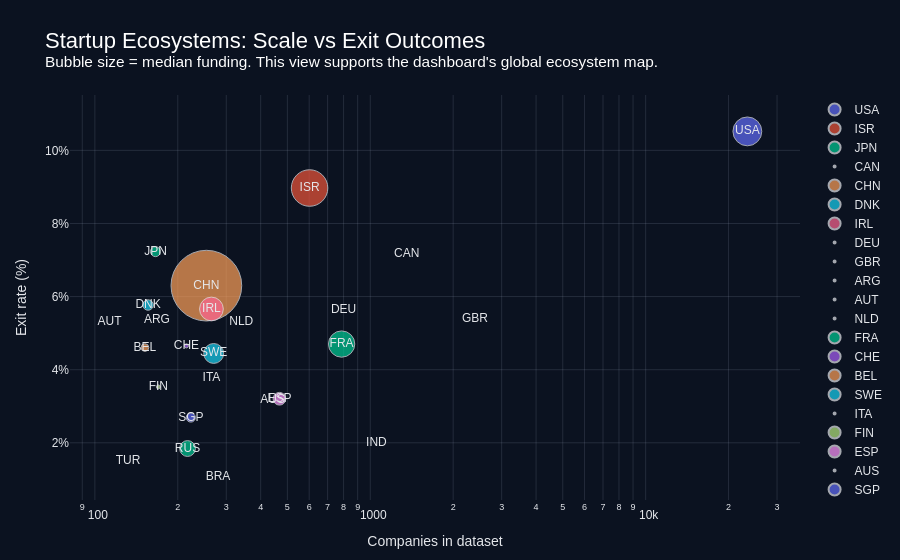

Here is the notebook cell this chart was saved with:
### Code cell
# Insight 4: Geographic ecosystem.
country_summary = ml_df.groupby("country_code").agg(
    companies=("id", "size"),
    exit_rate=("success_exit", "mean"),
    median_funding_usd=("funding_total_usd", "median"),
    median_founders=("founder_count", "median")
).query("companies >= 100").sort_values("exit_rate", ascending=False).reset_index()

country_summary["exit_rate_pct"] = country_summary["exit_rate"] * 100
country_summary["median_funding_m"] = country_summary["median_funding_usd"] / 1_000_000

fig = px.scatter(
    country_summary,
    x="companies",
    y="exit_rate_pct",
    size="median_funding_m",
    color="country_code",
    text="country_code",
    size_max=50,
    hover_data={
        "companies": ":,",
        "exit_rate_pct": ":.1f",
        "median_funding_m": ":.2f",
        "median_founders": ":.1f",
        "country_code": False,
    },
    labels={
        "companies": "Companies in dataset",
        "exit_rate_pct": "Exit rate (%)",
        "median_funding_m": "Median funding ($M)",
    },
)
fig.update_traces(textposition="middle center", marker=dict(line=dict(width=1, color="#E5E7EB")))
fig = polish_fig(
    fig,
    "Startup Ecosystems: Scale vs Exit Outcomes",
    "Bubble size = median funding. This view supports the dashboard's global ecosystem map.",
    height=560,
)
fig.update_xaxes(type="log")
fig.update_yaxes(ticksuffix="%")
fig.show()

country_summary.head(15)

### Figure 1 — Plotly figure (JSON) as saved in the notebook; plotly's stock layout.template omitted (floating-point values rounded to 4 significant figures)
{"data": [{"customdata": [[0.5, 1, "USA"]], "hovertemplate": "Companies in dataset=%{x:,}<br>Exit rate (%)=%{y:.1f}<br>Median funding ($M)=%{customdata[0]:.2f}<br>median_founders=%{customdata[1]:.1f}<extra></extra>", "legendgroup": "USA", "marker": {"color": "#636efa", "line": {"color": "#E5E7EB", "width": 1}, "size": [0.5], "sizemode": "area", "sizeref": 0.0012, "symbol": "circle"}, "mode": "markers+text", "name": "USA", "orientation": "v", "showlegend": true, "text": ["USA"], "textposition": "middle center", "type": "scatter", "x": [23405], "xaxis": "x", "y": [10.52], "yaxis": "y"}, {"customdata": [[0.8, 1, "ISR"]], "hovertemplate": "Companies in dataset=%{x:,}<br>Exit rate (%)=%{y:.1f}<br>Median funding ($M)=%{customdata[0]:.2f}<br>median_founders=%{customdata[1]:.1f}<extra></extra>", "legendgroup": "ISR", "marker": {"color": "#EF553B", "line": {"color": "#E5E7EB", "width": 1}, "size": [0.8], "sizemode": "area", "sizeref": 0.0012, "symbol": "circle"}, "mode": "markers+text", "name": "ISR", "orientation": "v", "showlegend": true, "text": ["ISR"], "textposition": "middle center", "type": "scatter", "x": [602], "xaxis": "x", "y": [8.97], "yaxis": "y"}, {"customdata": [[0.05987, 0, "JPN"]], "hovertemplate": "Companies in dataset=%{x:,}<br>Exit rate (%)=%{y:.1f}<br>Median funding ($M)=%{customdata[0]:.2f}<br>median_founders=%{customdata[1]:.1f}<extra></extra>", "legendgroup": "JPN", "marker": {"color": "#00cc96", "line": {"color": "#E5E7EB", "width": 1}, "size": [0.05987], "sizemode": "area", "sizeref": 0.0012, "symbol": "circle"}, "mode": "markers+text", "name": "JPN", "orientation": "v", "showlegend": true, "text": ["JPN"], "textposition": "middle center", "type": "scatter", "x": [166], "xaxis": "x", "y": [7.229], "yaxis": "y"}, {"customdata": [[0, 1, "CAN"]], "hovertemplate": "Companies in dataset=%{x:,}<br>Exit rate (%)=%{y:.1f}<br>Median funding ($M)=%{customdata[0]:.2f}<br>median_founders=%{customdata[1]:.1f}<extra></extra>", "legendgroup": "CAN", "marker": {"color": "#ab63fa", "line": {"color": "#E5E7EB", "width": 1}, "size": [0.0], "sizemode": "area", "sizeref": 0.0012, "symbol": "circle"}, "mode": "markers+text", "name": "CAN", "orientation": "v", "showlegend": true, "text": ["CAN"], "textposition": "middle center", "type": "scatter", "x": [1356], "xaxis": "x", "y": [7.153], "yaxis": "y"}, {"customdata": [[3, 0, "CHN"]], "hovertemplate": "Companies in dataset=%{x:,}<br>Exit rate (%)=%{y:.1f}<br>Median funding ($M)=%{customdata[0]:.2f}<br>median_founders=%{customdata[1]:.1f}<extra></extra>", "legendgroup": "CHN", "marker": {"color": "#FFA15A", "line": {"color": "#E5E7EB", "width": 1}, "size": [3.0], "sizemode": "area", "sizeref": 0.0012, "symbol": "circle"}, "mode": "markers+text", "name": "CHN", "orientation": "v", "showlegend": true, "text": ["CHN"], "textposition": "middle center", "type": "scatter", "x": [254], "xaxis": "x", "y": [6.299], "yaxis": "y"}, {"customdata": [[0.06575, 1, "DNK"]], "hovertemplate": "Companies in dataset=%{x:,}<br>Exit rate (%)=%{y:.1f}<br>Median funding ($M)=%{customdata[0]:.2f}<br>median_founders=%{customdata[1]:.1f}<extra></extra>", "legendgroup": "DNK", "marker": {"color": "#19d3f3", "line": {"color": "#E5E7EB", "width": 1}, "size": [0.06575], "sizemode": "area", "sizeref": 0.0012, "symbol": "circle"}, "mode": "markers+text", "name": "DNK", "orientation": "v", "showlegend": true, "text": ["DNK"], "textposition": "middle center", "type": "scatter", "x": [156], "xaxis": "x", "y": [5.769], "yaxis": "y"}, {"customdata": [[0.339, 1, "IRL"]], "hovertemplate": "Companies in dataset=%{x:,}<br>Exit rate (%)=%{y:.1f}<br>Median funding ($M)=%{customdata[0]:.2f}<br>median_founders=%{customdata[1]:.1f}<extra></extra>", "legendgroup": "IRL", "marker": {"color": "#FF6692", "line": {"color": "#E5E7EB", "width": 1}, "size": [0.339], "sizemode": "area", "sizeref": 0.0012, "symbol": "circle"}, "mode": "markers+text", "name": "IRL", "orientation": "v", "showlegend": true, "text": ["IRL"], "textposition": "middle center", "type": "scatter", "x": [265], "xaxis": "x", "y": [5.66], "yaxis": "y"}, {"customdata": [[0, 1, "DEU"]], "hovertemplate": "Companies in dataset=%{x:,}<br>Exit rate (%)=%{y:.1f}<br>Median funding ($M)=%{customdata[0]:.2f}<br>median_founders=%{customdata[1]:.1f}<extra></extra>", "legendgroup": "DEU", "marker": {"color": "#B6E880", "line": {"color": "#E5E7EB", "width": 1}, "size": [0.0], "sizemode": "area", "sizeref": 0.0012, "symbol": "circle"}, "mode": "markers+text", "name": "DEU", "orientation": "v", "showlegend": true, "text": ["DEU"], "textposition": "middle center", "type": "scatter", "x": [800], "xaxis": "x", "y": [5.625], "yaxis": "y"}, {"customdata": [[0, 1, "GBR"]], "hovertemplate": "Companies in dataset=%{x:,}<br>Exit rate (%)=%{y:.1f}<br>Median funding ($M)=%{customdata[0]:.2f}<br>median_founders=%{customdata[1]:.1f}<extra></extra>", "legendgroup": "GBR", "marker": {"color": "#FF97FF", "line": {"color": "#E5E7EB", "width": 1}, "size": [0.0], "sizemode": "area", "sizeref": 0.0012, "symbol": "circle"}, "mode": "markers+text", "name": "GBR", "orientation": "v", "showlegend": true, "text": ["GBR"], "textposition": "middle center", "type": "scatter", "x": [2399], "xaxis": "x", "y": [5.377], "yaxis": "y"}, {"customdata": [[0, 2, "ARG"]], "hovertemplate": "Companies in dataset=%{x:,}<br>Exit rate (%)=%{y:.1f}<br>Median funding ($M)=%{customdata[0]:.2f}<br>median_founders=%{customdata[1]:.1f}<extra></extra>", "legendgroup": "ARG", "marker": {"color": "#FECB52", "line": {"color": "#E5E7EB", "width": 1}, "size": [0.0], "sizemode": "area", "sizeref": 0.0012, "symbol": "circle"}, "mode": "markers+text", "name": "ARG", "orientation": "v", "showlegend": true, "text": ["ARG"], "textposition": "middle center", "type": "scatter", "x": [168], "xaxis": "x", "y": [5.357], "yaxis": "y"}, {"customdata": [[0, 1, "AUT"]], "hovertemplate": "Companies in dataset=%{x:,}<br>Exit rate (%)=%{y:.1f}<br>Median funding ($M)=%{customdata[0]:.2f}<br>median_founders=%{customdata[1]:.1f}<extra></extra>", "legendgroup": "AUT", "marker": {"color": "#636efa", "line": {"color": "#E5E7EB", "width": 1}, "size": [0.0], "sizemode": "area", "sizeref": 0.0012, "symbol": "circle"}, "mode": "markers+text", "name": "AUT", "orientation": "v", "showlegend": true, "text": ["AUT"], "textposition": "middle center", "type": "scatter", "x": [113], "xaxis": "x", "y": [5.31], "yaxis": "y"}, {"customdata": [[0, 1, "NLD"]], "hovertemplate": "Companies in dataset=%{x:,}<br>Exit rate (%)=%{y:.1f}<br>Median funding ($M)=%{customdata[0]:.2f}<br>median_founders=%{customdata[1]:.1f}<extra></extra>", "legendgroup": "NLD", "marker": {"color": "#EF553B", "line": {"color": "#E5E7EB", "width": 1}, "size": [0.0], "sizemode": "area", "sizeref": 0.0012, "symbol": "circle"}, "mode": "markers+text", "name": "NLD", "orientation": "v", "showlegend": true, "text": ["NLD"], "textposition": "middle center", "type": "scatter", "x": [340], "xaxis": "x", "y": [5.294], "yaxis": "y"}, {"customdata": [[0.4148, 1, "FRA"]], "hovertemplate": "Companies in dataset=%{x:,}<br>Exit rate (%)=%{y:.1f}<br>Median funding ($M)=%{customdata[0]:.2f}<br>median_founders=%{customdata[1]:.1f}<extra></extra>", "legendgroup": "FRA", "marker": {"color": "#00cc96", "line": {"color": "#E5E7EB", "width": 1}, "size": [0.4148], "sizemode": "area", "sizeref": 0.0012, "symbol": "circle"}, "mode": "markers+text", "name": "FRA", "orientation": "v", "showlegend": true, "text": ["FRA"], "textposition": "middle center", "type": "scatter", "x": [787], "xaxis": "x", "y": [4.701], "yaxis": "y"}, {"customdata": [[0.01, 1, "CHE"]], "hovertemplate": "Companies in dataset=%{x:,}<br>Exit rate (%)=%{y:.1f}<br>Median funding ($M)=%{customdata[0]:.2f}<br>median_founders=%{customdata[1]:.1f}<extra></extra>", "legendgroup": "CHE", "marker": {"color": "#ab63fa", "line": {"color": "#E5E7EB", "width": 1}, "size": [0.01], "sizemode": "area", "sizeref": 0.0012, "symbol": "circle"}, "mode": "markers+text", "name": "CHE", "orientation": "v", "showlegend": true, "text": ["CHE"], "textposition": "middle center", "type": "scatter", "x": [215], "xaxis": "x", "y": [4.651], "yaxis": "y"}, {"customdata": [[0.03532, 1, "BEL"]], "hovertemplate": "Companies in dataset=%{x:,}<br>Exit rate (%)=%{y:.1f}<br>Median funding ($M)=%{customdata[0]:.2f}<br>median_founders=%{customdata[1]:.1f}<extra></extra>", "legendgroup": "BEL", "marker": {"color": "#FFA15A", "line": {"color": "#E5E7EB", "width": 1}, "size": [0.03532], "sizemode": "area", "sizeref": 0.0012, "symbol": "circle"}, "mode": "markers+text", "name": "BEL", "orientation": "v", "showlegend": true, "text": ["BEL"], "textposition": "middle center", "type": "scatter", "x": [152], "xaxis": "x", "y": [4.605], "yaxis": "y"}, {"customdata": [[0.238, 1, "SWE"]], "hovertemplate": "Companies in dataset=%{x:,}<br>Exit rate (%)=%{y:.1f}<br>Median funding ($M)=%{customdata[0]:.2f}<br>median_founders=%{customdata[1]:.1f}<extra></extra>", "legendgroup": "SWE", "marker": {"color": "#19d3f3", "line": {"color": "#E5E7EB", "width": 1}, "size": [0.238], "sizemode": "area", "sizeref": 0.0012, "symbol": "circle"}, "mode": "markers+text", "name": "SWE", "orientation": "v", "showlegend": true, "text": ["SWE"], "textposition": "middle center", "type": "scatter", "x": [270], "xaxis": "x", "y": [4.444], "yaxis": "y"}, {"customdata": [[0, 1, "ITA"]], "hovertemplate": "Companies in dataset=%{x:,}<br>Exit rate (%)=%{y:.1f}<br>Median funding ($M)=%{customdata[0]:.2f}<br>median_founders=%{customdata[1]:.1f}<extra></extra>", "legendgroup": "ITA", "marker": {"color": "#FF6692", "line": {"color": "#E5E7EB", "width": 1}, "size": [0.0], "sizemode": "area", "sizeref": 0.0012, "symbol": "circle"}, "mode": "markers+text", "name": "ITA", "orientation": "v", "showlegend": true, "text": ["ITA"], "textposition": "middle center", "type": "scatter", "x": [265], "xaxis": "x", "y": [3.774], "yaxis": "y"}, {"customdata": [[0.009074, 1, "FIN"]], "hovertemplate": "Companies in dataset=%{x:,}<br>Exit rate (%)=%{y:.1f}<br>Median funding ($M)=%{customdata[0]:.2f}<br>median_founders=%{customdata[1]:.1f}<extra></extra>", "legendgroup": "FIN", "marker": {"color": "#B6E880", "line": {"color": "#E5E7EB", "width": 1}, "size": [0.009074], "sizemode": "area", "sizeref": 0.0012, "symbol": "circle"}, "mode": "markers+text", "name": "FIN", "orientation": "v", "showlegend": true, "text": ["FIN"], "textposition": "middle center", "type": "scatter", "x": [170], "xaxis": "x", "y": [3.529], "yaxis": "y"}, {"customdata": [[0.09729, 1, "ESP"]], "hovertemplate": "Companies in dataset=%{x:,}<br>Exit rate (%)=%{y:.1f}<br>Median funding ($M)=%{customdata[0]:.2f}<br>median_founders=%{customdata[1]:.1f}<extra></extra>", "legendgroup": "ESP", "marker": {"color": "#FF97FF", "line": {"color": "#E5E7EB", "width": 1}, "size": [0.09729], "sizemode": "area", "sizeref": 0.0012, "symbol": "circle"}, "mode": "markers+text", "name": "ESP", "orientation": "v", "showlegend": true, "text": ["ESP"], "textposition": "middle center", "type": "scatter", "x": [468], "xaxis": "x", "y": [3.205], "yaxis": "y"}, {"customdata": [[0, 1, "AUS"]], "hovertemplate": "Companies in dataset=%{x:,}<br>Exit rate (%)=%{y:.1f}<br>Median funding ($M)=%{customdata[0]:.2f}<br>median_founders=%{customdata[1]:.1f}<extra></extra>", "legendgroup": "AUS", "marker": {"color": "#FECB52", "line": {"color": "#E5E7EB", "width": 1}, "size": [0.0], "sizemode": "area", "sizeref": 0.0012, "symbol": "circle"}, "mode": "markers+text", "name": "AUS", "orientation": "v", "showlegend": true, "text": ["AUS"], "textposition": "middle center", "type": "scatter", "x": [442], "xaxis": "x", "y": [3.167], "yaxis": "y"}, {"customdata": [[0.05, 1, "SGP"]], "hovertemplate": "Companies in dataset=%{x:,}<br>Exit rate (%)=%{y:.1f}<br>Median funding ($M)=%{customdata[0]:.2f}<br>median_founders=%{customdata[1]:.1f}<extra></extra>", "legendgroup": "SGP", "marker": {"color": "#636efa", "line": {"color": "#E5E7EB", "width": 1}, "size": [0.05], "sizemode": "area", "sizeref": 0.0012, "symbol": "circle"}, "mode": "markers+text", "name": "SGP", "orientation": "v", "showlegend": true, "text": ["SGP"], "textposition": "middle center", "type": "scatter", "x": [223], "xaxis": "x", "y": [2.691], "yaxis": "y"}, {"customdata": [[0, 1, "IND"]], "hovertemplate": "Companies in dataset=%{x:,}<br>Exit rate (%)=%{y:.1f}<br>Median funding ($M)=%{customdata[0]:.2f}<br>median_founders=%{customdata[1]:.1f}<extra></extra>", "legendgroup": "IND", "marker": {"color": "#EF553B", "line": {"color": "#E5E7EB", "width": 1}, "size": [0.0], "sizemode": "area", "sizeref": 0.0012, "symbol": "circle"}, "mode": "markers+text", "name": "IND", "orientation": "v", "showlegend": true, "text": ["IND"], "textposition": "middle center", "type": "scatter", "x": [1053], "xaxis": "x", "y": [1.994], "yaxis": "y"}, {"customdata": [[0.15, 1, "RUS"]], "hovertemplate": "Companies in dataset=%{x:,}<br>Exit rate (%)=%{y:.1f}<br>Median funding ($M)=%{customdata[0]:.2f}<br>median_founders=%{customdata[1]:.1f}<extra></extra>", "legendgroup": "RUS", "marker": {"color": "#00cc96", "line": {"color": "#E5E7EB", "width": 1}, "size": [0.15], "sizemode": "area", "sizeref": 0.0012, "symbol": "circle"}, "mode": "markers+text", "name": "RUS", "orientation": "v", "showlegend": true, "text": ["RUS"], "textposition": "middle center", "type": "scatter", "x": [217], "xaxis": "x", "y": [1.843], "yaxis": "y"}, {"customdata": [[0, 1, "TUR"]], "hovertemplate": "Companies in dataset=%{x:,}<br>Exit rate (%)=%{y:.1f}<br>Median funding ($M)=%{customdata[0]:.2f}<br>median_founders=%{customdata[1]:.1f}<extra></extra>", "legendgroup": "TUR", "marker": {"color": "#ab63fa", "line": {"color": "#E5E7EB", "width": 1}, "size": [0.0], "sizemode": "area", "sizeref": 0.0012, "symbol": "circle"}, "mode": "markers+text", "name": "TUR", "orientation": "v", "showlegend": true, "text": ["TUR"], "textposition": "middle center", "type": "scatter", "x": [132], "xaxis": "x", "y": [1.515], "yaxis": "y"}, {"customdata": [[0, 1, "BRA"]], "hovertemplate": "Companies in dataset=%{x:,}<br>Exit rate (%)=%{y:.1f}<br>Median funding ($M)=%{customdata[0]:.2f}<br>median_founders=%{customdata[1]:.1f}<extra></extra>", "legendgroup": "BRA", "marker": {"color": "#FFA15A", "line": {"color": "#E5E7EB", "width": 1}, "size": [0.0], "sizemode": "area", "sizeref": 0.0012, "symbol": "circle"}, "mode": "markers+text", "name": "BRA", "orientation": "v", "showlegend": true, "text": ["BRA"], "textposition": "middle center", "type": "scatter", "x": [280], "xaxis": "x", "y": [1.071], "yaxis": "y"}], "layout": {"font": {"color": "#E5E7EB", "family": "Arial"}, "height": 560, "legend": {"itemsizing": "constant", "title": {"text": ""}, "tracegroupgap": 0}, "margin": {"b": 60, "l": 70, "r": 40, "t": 95}, "paper_bgcolor": "#0B1220", "plot_bgcolor": "#0B1220", "title": {"font": {"color": "#FFFFFF", "size": 22}, "text": "Startup Ecosystems: Scale vs Exit Outcomes<br><sup>Bubble size = median funding. This view supports the dashboard's global ecosystem map.</sup>"}, "xaxis": {"anchor": "y", "domain": [0, 1], "gridcolor": "rgba(148,163,184,0.18)", "title": {"text": "Companies in dataset"}, "type": "log", "zerolinecolor": "rgba(148,163,184,0.35)"}, "yaxis": {"anchor": "x", "domain": [0, 1], "gridcolor": "rgba(148,163,184,0.18)", "ticksuffix": "%", "title": {"text": "Exit rate (%)"}, "zerolinecolor": "rgba(148,163,184,0.35)"}}}
